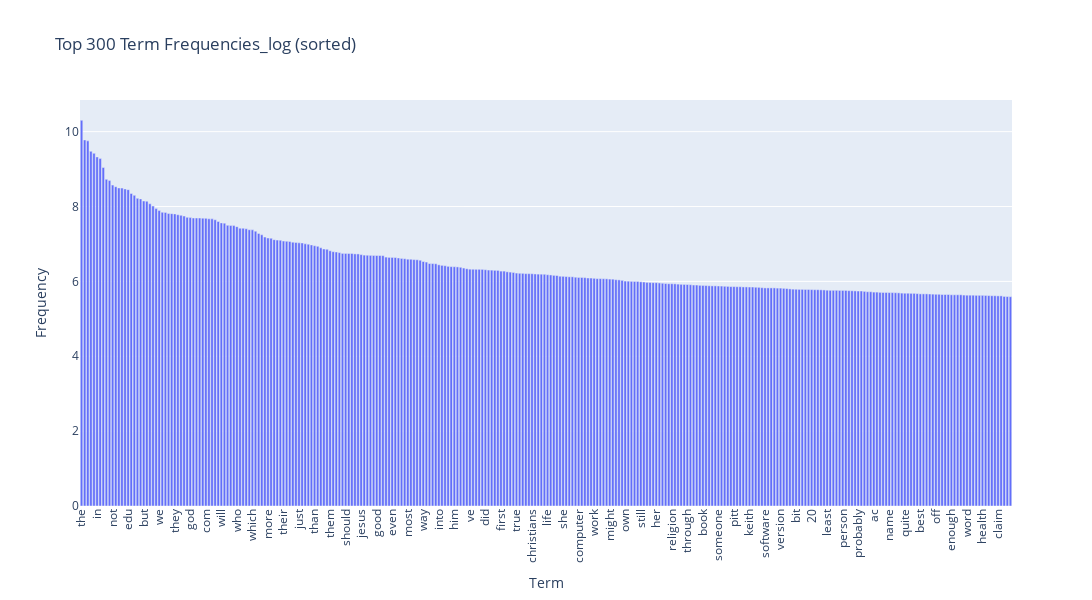

This figure's notebook cell:
### Code cell
# plot sorted bar chart
fig = px.bar(df_terms_sorted,
             x="term",
             y="frequency",
             title="Top 300 Term Frequencies_log (sorted)",
             labels={"term": "Term", "frequency": "Frequency"})

fig.update_layout(xaxis_tickangle=-90, height=600, width=1200)
fig.show()

### Figure 1 — Plotly figure (JSON) as saved in the notebook; plotly's stock layout.template omitted (floating-point values rounded to 4 significant figures; data arrays with more than 128 entries replaced by an {"elided": "..."} marker saying what was removed)
{"data": [{"hovertemplate": "Term=%{x}<br>Frequency=%{y}<extra></extra>", "legendgroup": "", "marker": {"color": "#636efa", "pattern": {"shape": ""}}, "name": "", "orientation": "v", "showlegend": false, "textposition": "auto", "type": "bar", "x": {"elided": "300 str values"}, "xaxis": "x", "y": {"elided": "300 float values"}, "yaxis": "y"}], "layout": {"barmode": "relative", "height": 600, "legend": {"tracegroupgap": 0}, "title": {"text": "Top 300 Term Frequencies_log (sorted)"}, "width": 1200, "xaxis": {"anchor": "y", "domain": [0, 1], "tickangle": -90, "title": {"text": "Term"}}, "yaxis": {"anchor": "x", "domain": [0, 1], "title": {"text": "Frequency"}}}}
